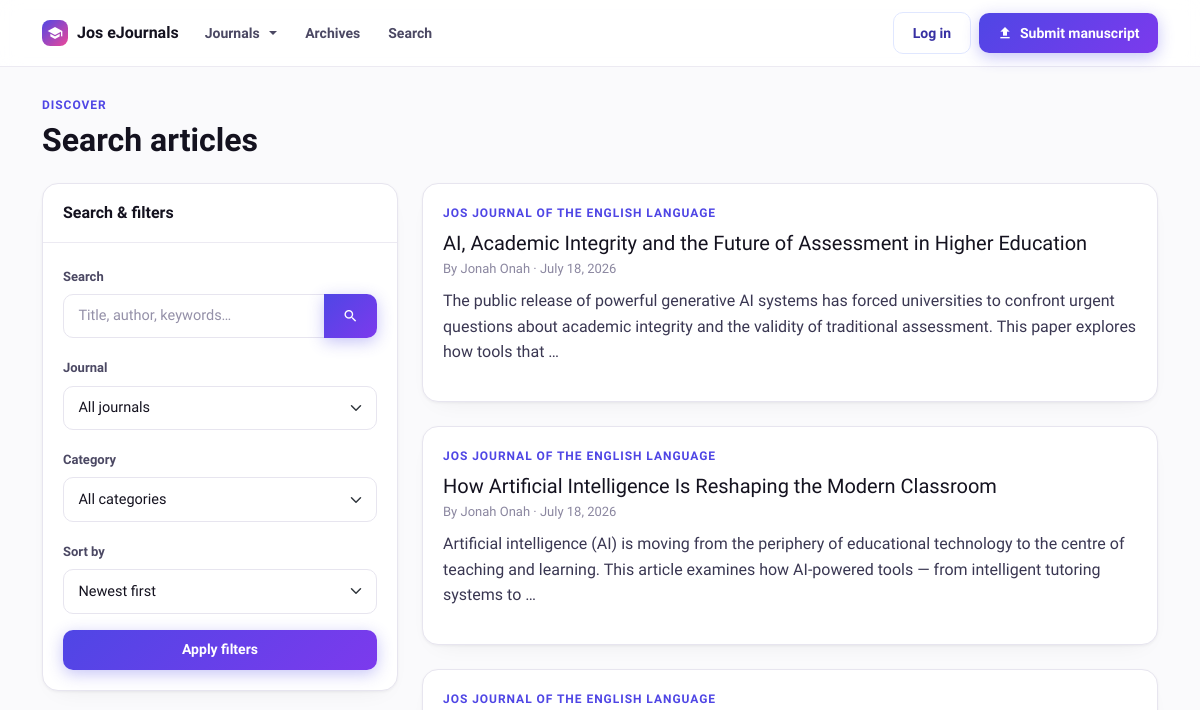
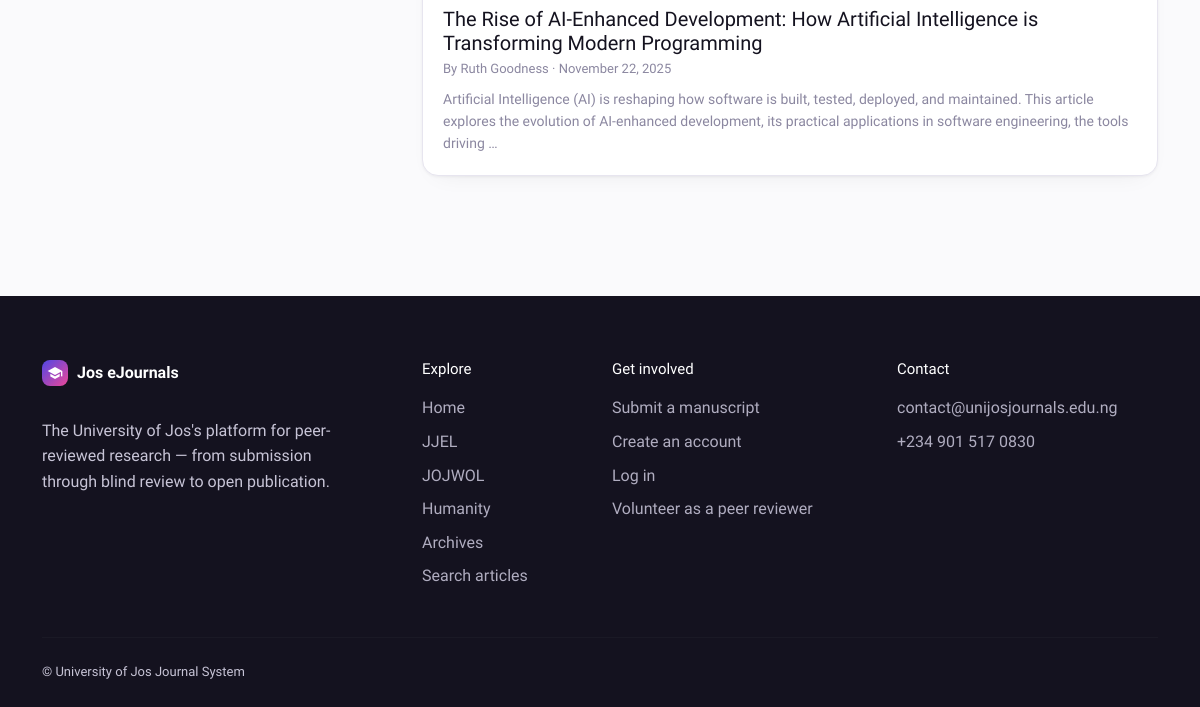
The app's page /articles/search/, older data (2 pictures, top to bottom).
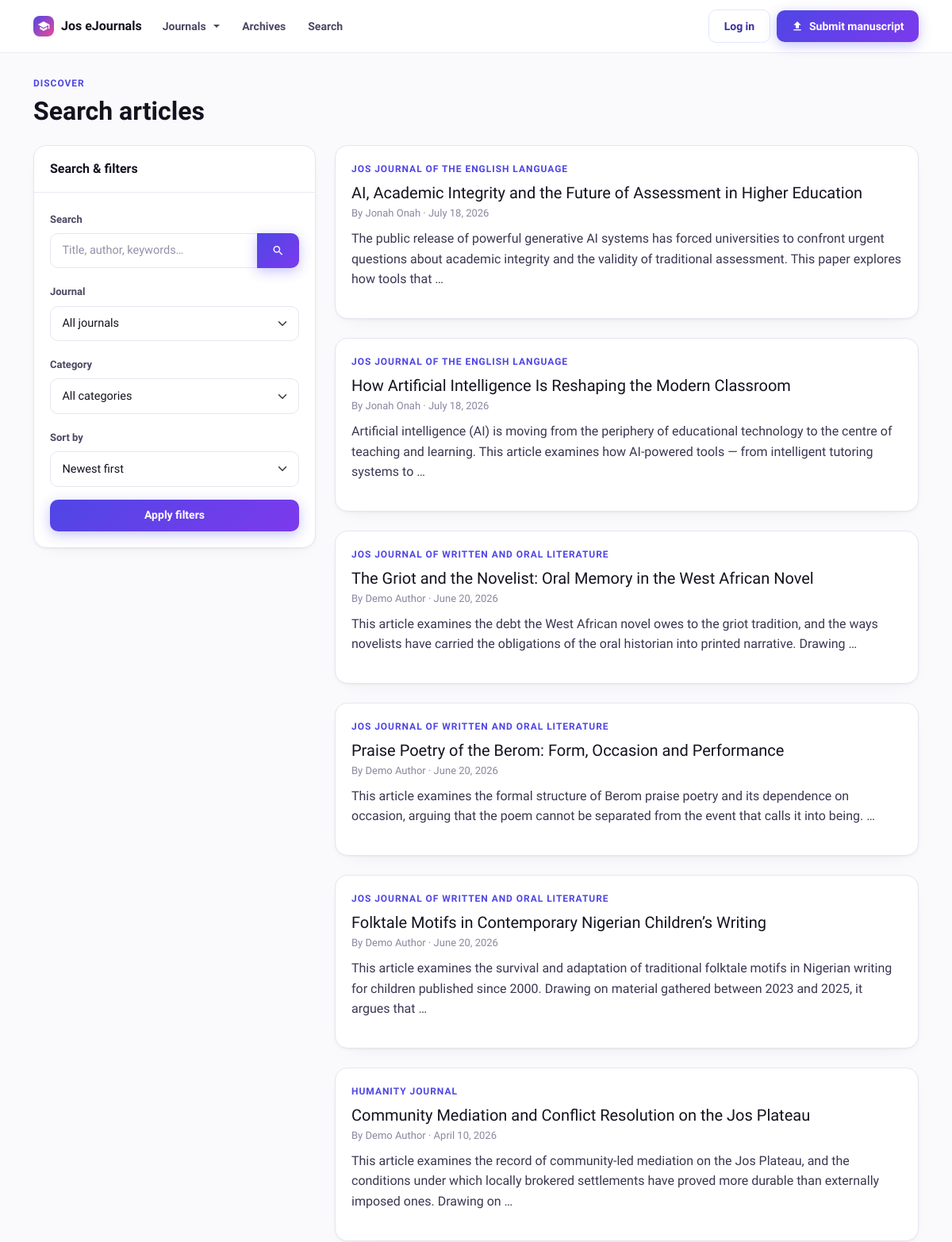
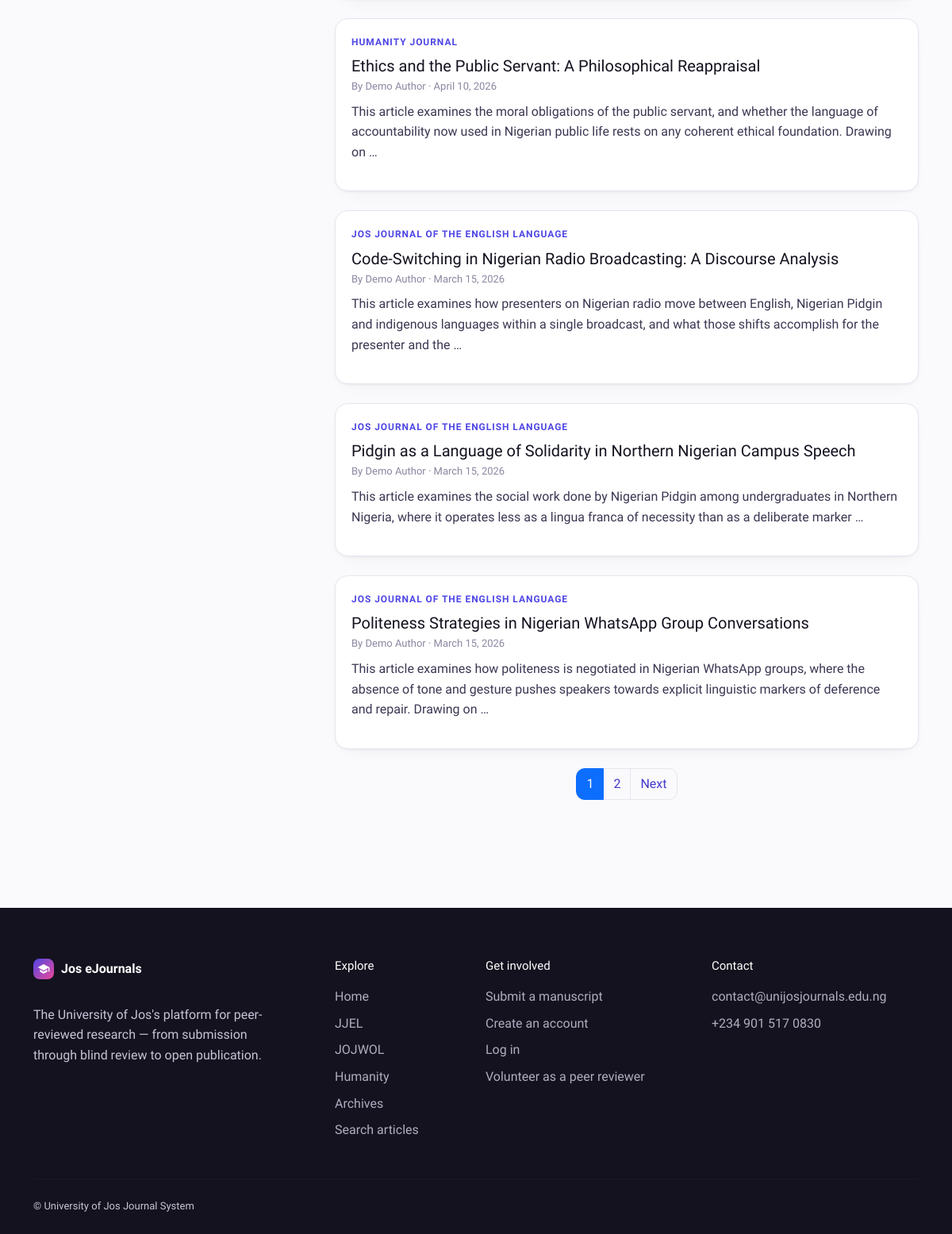
The same page, newer data (2 pictures, top to bottom).
### journalapp/models.py (models this page shows, shortened)
class Article(models.Model):
    STATUS_CHOICES = (
        ('draft', 'Draft'),
        ('submitted', 'Submitted'),
        ('under_review', 'Under Review'),
        ('revision_required', 'Revision Required'),
        ('accepted', 'Accepted'),
        ('rejected', 'Rejected'),
        ('published', 'Published'),
    )
    title = models.CharField(max_length=200)
    abstract = RichTextField()
    author = models.ForeignKey(settings.AUTH_USER_MODEL, on_delete=models.CASCADE, related_name='articles')
    journal = models.ForeignKey(Journal, on_delete=models.CASCADE, related_name='articles', default=None, null=True)
    category = models.ForeignKey(ArticleCategory, on_delete=models.SET_NULL, null=True, blank=True)
    content = RichTextField()
    keywords = models.CharField(max_length=255, blank=True, help_text="Enter keywords separated by commas")
    file = models.FileField(upload_to='journal_files', blank=True, null=True)
    status = models.CharField(max_length=20, choices=STATUS_CHOICES, default='draft')
    revised_document = models.FileField(upload_to='revised_documents/', null=True, blank=True)
    revision_notes = models.TextField(blank=True, null=True)
    created_at = models.DateTimeField(auto_now_add=True)
    updated_at = models.DateTimeField(auto_now=True)
    published_at = models.DateTimeField(null=True, blank=True)
    final_document = models.FileField(
        upload_to='final_documents/',
        blank=True,
        null=True,
        help_text="The final approved Word document"
    )
    extracted_citations = models.TextField(
        blank=True,
        help_text="References/citations extracted from the document"
    )
    extracted_sections = models.JSONField(
        default=list,
        blank=True,
        help_text="Structured sections extracted from the document"
    )
    issue = models.ForeignKey(
        Issue, on_delete=models.SET_NULL, null=True, blank=True, related_name='articles'
    )
    page_start = models.CharField(max_length=20, blank=True)
    page_end = models.CharField(max_length=20, blank=True)
    doi = models.CharField(max_length=100, blank=True, help_text="Digital Object Identifier")

class Journal(models.Model):
    name = models.CharField(max_length=200)
    slug = models.SlugField(
        max_length=80, unique=True,
        help_text="Used in the journal's web address, e.g. 'jjel'."
    )
    abbreviation = models.CharField(
        max_length=20, blank=True,
        help_text="Short form, e.g. 'JJEL'. Shown on the journal card when no logo is set."
    )
    tagline = models.CharField(
        max_length=255, blank=True,
        help_text="One line shown under the journal name."
    )
    description = RichTextField(blank=True)
    about = RichTextField(
        blank=True,
        help_text="Aims and scope — the main text on the journal's home page."
    )
    logo = models.ImageField(
        upload_to='journal_logos', blank=True, null=True,
        help_text="Square-ish logo used on the journal cards."
    )
    cover_image = models.ImageField(upload_to='journal_covers', blank=True, null=True)
    issn_print = models.CharField(max_length=20, blank=True, verbose_name="ISSN (Print)")
    issn_online = models.CharField(max_length=20, blank=True, verbose_name="ISSN (Online)")
    published_by = models.CharField(
        max_length=255, blank=True,
        help_text="e.g. 'Department of English, University of Jos'."
    )
    contact_email = models.EmailField(blank=True)
    department = models.ForeignKey(
        Department, on_delete=models.SET_NULL, null=True, blank=True,
        related_name='journals',
        help_text="Optional internal grouping. Not shown to visitors."
    )
    order = models.PositiveIntegerField(
        default=0, help_text="Controls the order journals appear in on the home page."
    )
    is_active = models.BooleanField(
        default=True, help_text="Untick to hide this journal from the public site."
    )
    class Meta:
        ordering = ['order', 'name']

class CustomUser(AbstractBaseUser, PermissionsMixin):
    email = models.EmailField(unique=True)
    first_name = models.CharField(max_length=30, blank=True)
    last_name = models.CharField(max_length=30, blank=True)
    is_active = models.BooleanField(default=True)
    is_staff = models.BooleanField(default=False)
    date_joined = models.DateTimeField(default=timezone.now)
    objects = CustomUserManager()
    USERNAME_FIELD = 'email'
    REQUIRED_FIELDS = []
    class Meta:
        verbose_name = 'User'
        verbose_name_plural = 'Users'
    def get_full_name(self):
        return f"{self.first_name} {self.last_name}".strip()

### journalapp/views.py (the view, shortened to what this page needs)
# urls.py: path('articles/search/', views.ArticleSearchView.as_view(), name='article_search'),
class ArticleSearchView(ListView):
    model = Article
    template_name = 'journalapp/article_search.html'
    context_object_name = 'articles'
    paginate_by = 10
    def get_queryset(self):
        queryset = Article.objects.filter(status='published')
        search_query = self.request.GET.get('q', '')
        journal_slug = self.request.GET.get('journal')
        if journal_slug:
            queryset = queryset.filter(journal__slug=journal_slug)
        category_id = self.request.GET.get('category')
        if category_id:
            queryset = queryset.filter(category_id=category_id)
        sort_by = self.request.GET.get('sort', 'newest')
        if sort_by == 'newest':
            queryset = queryset.order_by('-published_at')
        elif sort_by == 'oldest':
            queryset = queryset.order_by('published_at')
        elif sort_by == 'title':
            queryset = queryset.order_by('title')
        elif sort_by == 'author':
            queryset = queryset.order_by('author__last_name', 'author__first_name')
        else:
            queryset = queryset.order_by('-published_at')
        return queryset.distinct()
    def get_context_data(self, **kwargs):
        context = super().get_context_data(**kwargs)
        context['journals'] = Journal.objects.filter(is_active=True)
        context['categories'] = ArticleCategory.objects.all()
        context['search_query'] = self.request.GET.get('q', '')
        context['selected_journal'] = self.request.GET.get('journal', '')
        context['selected_category'] = self.request.GET.get('category', '')
        context['selected_sort'] = self.request.GET.get('sort', 'newest')
        return context

### journalapp/context_processors.py (called while the page is built)
def site_settings(request):
    try:
        settings = SiteSettings.objects.first()
        if not settings:
            settings = SiteSettings.objects.create()
    except:
        settings = None
    return {'site_settings': settings}

def journal_roles(request):
    user = getattr(request, 'user', None)
    if not (user and user.is_authenticated):
        return {'can_manage_journals': False, 'can_manage_journal_content': False}
    return {
        'can_manage_journals': can_manage_any_journal(user, roles=WORKFLOW_ROLES),
        'can_manage_journal_content': can_manage_any_journal(user, roles=CONTENT_ROLES),
    }

def nav_journals(request):
    return {
        'nav_journals': Journal.objects.filter(is_active=True).only(
            'name', 'slug', 'abbreviation'
        )
    }

### journalapp/templates/journalapp/article_search.html (shortened to what the changed rows need)
{% extends 'journalapp/base.html' %}
{% load static %}
{% block content %}
<div class="container py-4">
    <div class="mb-4">
        <h1 class="mt-1 mb-0" style="font-size:32px;">Search articles</h1>
    </div>
    <div class="row g-4">
        <div class="col-md-8">
            {% if articles %}
            <div class="d-grid gap-4">
                {% for article in articles %}
                <a href="{% url 'article_detail' article.pk %}" class="card card-hover text-decoration-none">
                    <div class="card-body">
                        {% if article.journal %}<span class="uj-kicker mb-2 d-block">{{ article.journal.name }}</span>{% endif %}
                        <h5 class="mb-1" style="color:var(--uj-ink);">{{ article.title }}</h5>
                        <div class="text-muted mb-2" style="font-size:13px;">By {{ article.author.get_full_name|default:article.author.first_name }} · {{ article.published_at|date:"F j, Y" }}</div>
                        <p class="text-muted mb-0" style="font-size:14px;">{{ article.abstract|truncatewords:30|safe }}</p>
                    </div>
                </a>
                {% endfor %}
            </div>
            {% if is_paginated %}
            <nav class="mt-4"><ul class="pagination justify-content-center">
                {% for num in page_obj.paginator.page_range %}
                    {% if page_obj.number == num %}<li class="page-item active"><span class="page-link">{{ num }}</span></li>
                    {% elif num > page_obj.number|add:'-3' and num < page_obj.number|add:'3' %}<li class="page-item"><a class="page-link" href="?q={{ search_query }}&journal={{ selected_journal }}&category={{ selected_category }}&sort={{ selected_sort }}&page={{ num }}">{{ num }}</a></li>{% endif %}
                {% endfor %}
                {% if page_obj.has_next %}<li class="page-item"><a class="page-link" href="?q={{ search_query }}&journal={{ selected_journal }}&category={{ selected_category }}&sort={{ selected_sort }}&page={{ page_obj.next_page_number }}">Next</a></li>{% endif %}
            </ul></nav>
            {% endif %}
            {% else %}
            <div class="card"><div class="card-body text-center py-5">
                <span class="uj-brand-mark mx-auto mb-3" style="width:56px;height:56px;border-radius:16px;"><i class="material-icons">search</i></span>
                <p class="text-muted mb-0">Use the search and filters to find articles.</p>
            </div></div>
            {% endif %}
        </div>
    </div>
</div>
{% endblock %}

### journalapp/templates/journalapp/base.html (shortened to what the changed rows need)
{% load static %}
<!DOCTYPE html>
<html lang="en">
<head>
    <link href="https://cdn.jsdelivr.net/npm/bootstrap@5.3.0-alpha1/dist/css/bootstrap.min.css" rel="stylesheet">
    <link rel="stylesheet" href="https://cdnjs.cloudflare.com/ajax/libs/font-awesome/6.0.0-beta3/css/all.min.css">
    <link href="{% static 'css/theme.css' %}" rel="stylesheet">
</head>
<body class="d-flex flex-column min-vh-100">
    <main class="flex-grow-1 mb-3">
        {% block content %}{% endblock %}
    </main>
    <footer class="uj-footer">
        <div class="container">
            <div class="row g-4">
                <div class="col-6 col-lg-2 mb-2">
                    <ul class="list-unstyled d-grid gap-2">
                        {% for j in nav_journals %}
                        <li><a href="{% url 'journal_home' j.slug %}">{{ j.abbreviation|default:j.name }}</a></li>
                        {% endfor %}
                    </ul>
                </div>
            </div>
        </div>
    </footer>
</body>
</html>

Row changes from the older to the newer data that the page shows:
no longer on this page (row unchanged): Article: journal.name "JOS JOURNAL OF THE ENGLISH LANGUAGE", title "The Rise of AI-Enhanced Development: How Artificial Intelligence is Transforming Modern Programming", author.get_full_name "Ruth Goodness", published_at "November 22, 2025", abstract "Artificial Intelligence (AI) is reshaping how software is built, tested, deployed, and maintained. This article explores the evolution of AI-enhanced development, its practical applications in software engineering, the tools driving …"
added Article: journal.name "JOS JOURNAL OF WRITTEN AND ORAL LITERATURE", title "The Griot and the Novelist: Oral Memory in the West African Novel", author.get_full_name "Demo Author", published_at "June 20, 2026", abstract "This article examines the debt the West African novel owes to the griot tradition, and the ways novelists have carried the obligations of the oral historian into printed narrative. Drawing …"
added Article: journal.name "JOS JOURNAL OF WRITTEN AND ORAL LITERATURE", title "Praise Poetry of the Berom: Form, Occasion and Performance", author.get_full_name "Demo Author", published_at "June 20, 2026", abstract "This article examines the formal structure of Berom praise poetry and its dependence on occasion, arguing that the poem cannot be separated from the event that calls it into being. …"
added Article: journal.name "JOS JOURNAL OF WRITTEN AND ORAL LITERATURE", title "Folktale Motifs in Contemporary Nigerian Children’s Writing", author.get_full_name "Demo Author", published_at "June 20, 2026", abstract "This article examines the survival and adaptation of traditional folktale motifs in Nigerian writing for children published since 2000. Drawing on material gathered between 2023 and 2025, it argues that …"
added Article: journal.name "HUMANITY JOURNAL", title "Community Mediation and Conflict Resolution on the Jos Plateau", author.get_full_name "Demo Author", published_at "April 10, 2026", abstract "This article examines the record of community-led mediation on the Jos Plateau, and the conditions under which locally brokered settlements have proved more durable than externally imposed ones. Drawing on …"
added Article: journal.name "HUMANITY JOURNAL", title "Ethics and the Public Servant: A Philosophical Reappraisal", author.get_full_name "Demo Author", published_at "April 10, 2026", abstract "This article examines the moral obligations of the public servant, and whether the language of accountability now used in Nigerian public life rests on any coherent ethical foundation. Drawing on …"
added Article: journal.name "JOS JOURNAL OF THE ENGLISH LANGUAGE", title "Code-Switching in Nigerian Radio Broadcasting: A Discourse Analysis", author.get_full_name "Demo Author", published_at "March 15, 2026", abstract "This article examines how presenters on Nigerian radio move between English, Nigerian Pidgin and indigenous languages within a single broadcast, and what those shifts accomplish for the presenter and the …"
added Article: journal.name "JOS JOURNAL OF THE ENGLISH LANGUAGE", title "Pidgin as a Language of Solidarity in Northern Nigerian Campus Speech", author.get_full_name "Demo Author", published_at "March 15, 2026", abstract "This article examines the social work done by Nigerian Pidgin among undergraduates in Northern Nigeria, where it operates less as a lingua franca of necessity than as a deliberate marker …"
added Article: journal.name "JOS JOURNAL OF THE ENGLISH LANGUAGE", title "Politeness Strategies in Nigerian WhatsApp Group Conversations", author.get_full_name "Demo Author", published_at "March 15, 2026", abstract "This article examines how politeness is negotiated in Nigerian WhatsApp groups, where the absence of tone and gesture pushes speakers towards explicit linguistic markers of deference and repair. Drawing on …"
Text that changed along with them:
new list line: "1"
new list line: "2"
text now shown: "Next"
